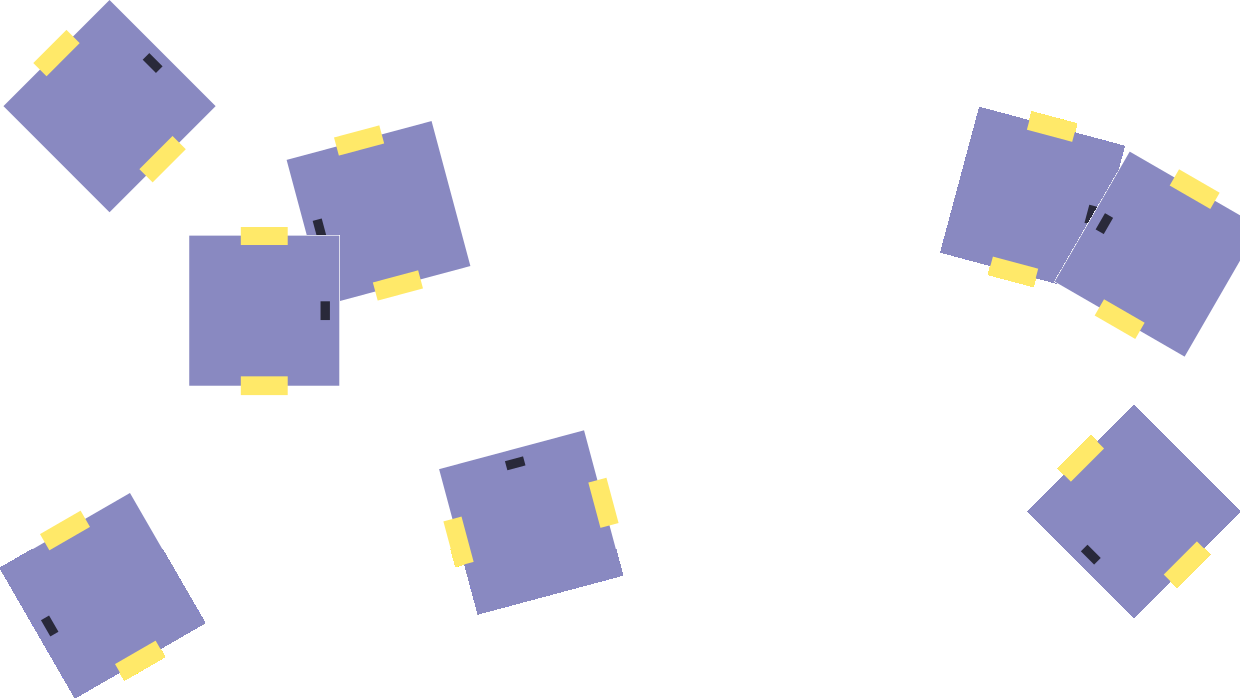
#> input picture example/r.png, 1240 x 698 px
$ python test_cv2.py
#> lines starting #> are read from the running program, lines starting #| are printed output that depends on the picture; after the words box and inside, x2 and y2 are one past the last pixel; in counts of white or black regions, pixels touching at a corner belong together
### brief_cv2.py
import cv2
from dataclasses import dataclass
from typing import Any, Dict
import functools
import hashlib
from numpy import ndarray

@dataclass
class Bag:
    eval_func: Any
    context: Any = None

    def __call__(self, *args, **kwargs):
        return self.eval_func(self.context, *args, **kwargs)

@dataclass
class HashableNDArrayContainer:
    ndarray: ndarray

    # [5 lines left out: function __hash__, not called in this run]


namespace_morph = lambda: [
    *{
        "m_" + name.removeprefix("MORPH_").lower(): Bag(lambda ctx, img, *a, **k: cv2.morphologyEx(img, ctx['type'], *a, **k), {'type': cv2.__dict__[name]}) for name in cv2.__dict__ if name.startswith("MORPH_")
    }.items(),
    *{
        "m_erode": lambda *args, **kwargs: cv2.erode(*args, **kwargs),
        "m_dilate": lambda *args, **kwargs: cv2.dilate(*args, **kwargs),
    }.items()
]
namespace_color = lambda: [
    *{
        "c_" + name.removeprefix("COLOR_").lower().replace('2', "_to_"): Bag(lambda ctx, img, *a, **k: cv2.cvtColor(img, ctx['type'], *a, **k), {'type': cv2.__dict__[name]}) for name in cv2.__dict__ if name.startswith("COLOR_")
    }.items(),
    *{
        "c_red": (0, 0, 255),
        "c_green": (0, 255, 0),
        "c_blue": (255, 0, 0)
    }.items()
]
namespace_threshold = lambda: [
    *{
        "t_" + name.removeprefix("THRESH_").lower(): Bag(lambda ctx, img, *a, **k: cv2.threshold(img, *a, **k, type=ctx['type'])[1], {'type': cv2.__dict__[name]}) for name in cv2.__dict__ if name.startswith("THRESH_")
    }.items()
]
namespace_contours = lambda: [
    *{
        "fc": lambda *args, **kwargs: cv2.findContours(*args, mode=cv2.RETR_LIST, method=cv2.CHAIN_APPROX_SIMPLE, **kwargs)[0],
        "fc_nonapprox": lambda *args, **kwargs: cv2.findContours(*args, mode=cv2.RETR_LIST, method=cv2.CHAIN_APPROX_NONE, **kwargs)[0],
        "br_xy": lambda *args, **kwargs: (lambda r: ((r[0], r[1]), (r[0] + r[2], r[1] + r[3])))(cv2.boundingRect(*args, **kwargs))
    }.items(),
]
namespace_cache = lambda: [
    *{
        "contourArea": lambda arr: functools.lru_cache()(cv2.contourArea)(HashableNDArrayContainer(arr)).ndarray
    }.items()
]

# [4 lines left out: function create_namespace, not called in this run]

class Namespaces:
    color = namespace_color
    morph = namespace_morph
    threshold = namespace_threshold
    contours = namespace_contours
    all = [namespace_color, namespace_morph, namespace_threshold, namespace_contours]

def flatten(l):
    return [item for sublist in l for item in sublist]

def using(*namespaces):
    for i in flatten([
            i() for i in namespaces
        ]):
        setattr(cv2, i[0], i[1])


### brief_builtins.py
from enum import Enum

class ComparisonFunctionResult:
    first = 0
    second = 1


def _comparison_function_min(first, second):
    return ComparisonFunctionResult.first is first < second

def _comparison_function_max(first, second):
    return ComparisonFunctionResult.first is first > second

def search_with_key( __iterable, key, comp_func):
    goal_pair = None
    for i in __iterable:
        i_key = key(i)
        if goal_pair is None:
            goal_pair = (i, i_key)
        elif comp_func(goal_pair[1], i_key) == ComparisonFunctionResult.second:
            goal_pair = (i, i_key)
    return goal_pair

def min_with_key( __iterable, key):
    return search_with_key(__iterable, key, _comparison_function_min)

def max_with_key( __iterable, key):
    return search_with_key(__iterable, key, _comparison_function_max)

def min_key( __iterable, key):
    return search_with_key(__iterable, key, _comparison_function_min)[1]

def max_key( __iterable, key):
    return search_with_key(__iterable, key, _comparison_function_max)[1]

### example/test_cv2.py
# The example of using BriefCV2 lib.
# In this example we detect not bumped robots.

import cv2
import numpy as np

from brief_cv2 import Namespaces as n, using
from brief_builtins import min_key

using(*n.all)

img = cv2.imread("r.png")
#> img is the input picture: shape (698, 1240, 3); mean B, G, R 240.2, 231.3, 231.7
gray = cv2.c_bgr_to_gray(img)
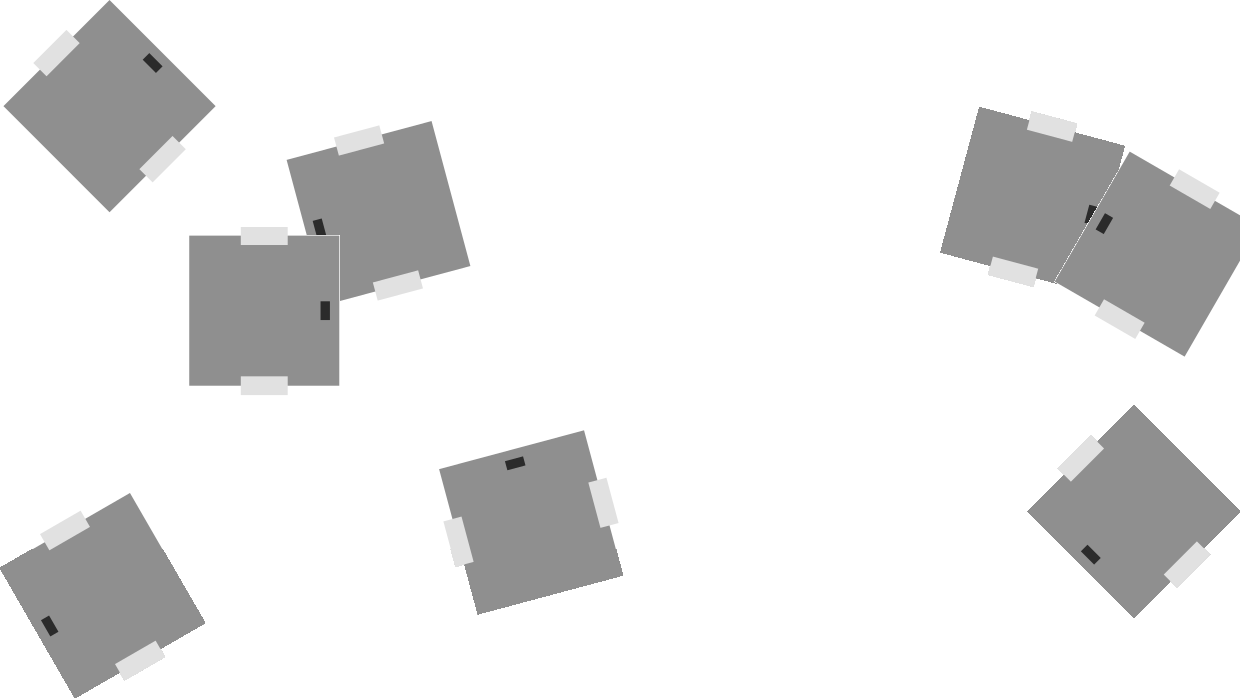
#> gray: shape (698, 1240); min 43, max 255, mean 232.4
bin = cv2.t_binary_inv(gray, 200, 255)
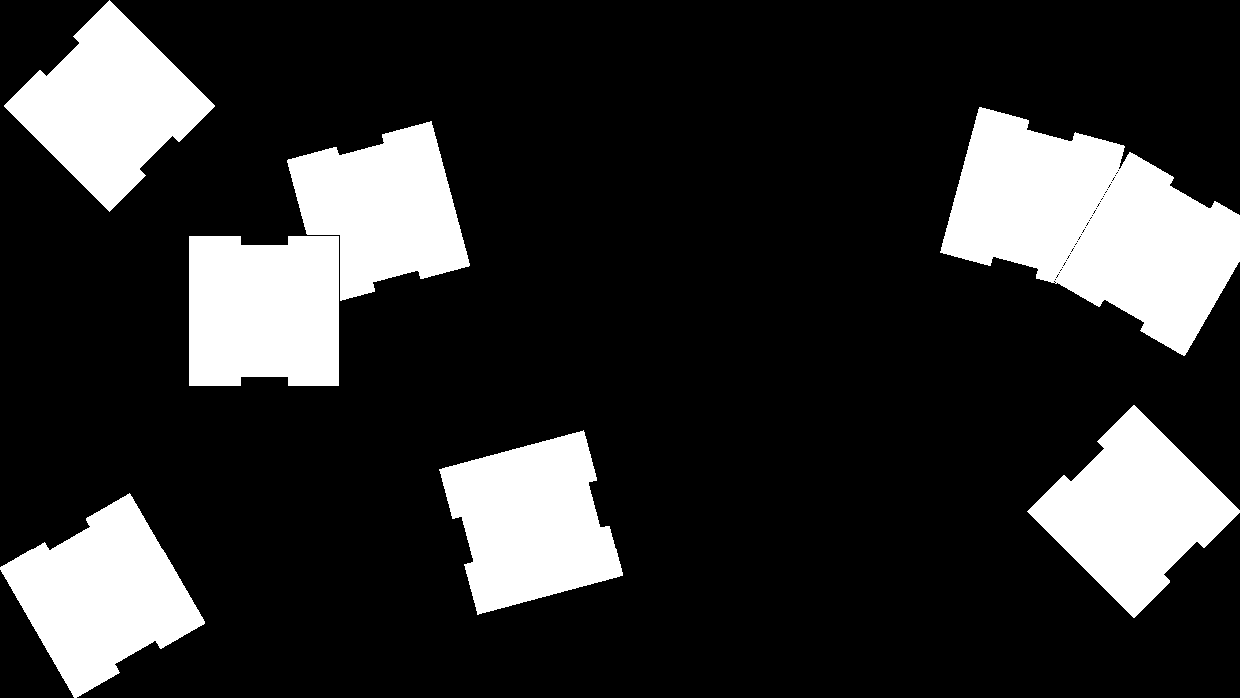
#> bin: shape (698, 1240); 19.6% white; 7 white regions, largest, box (x1, y1, x2, y2) and area: (940, 107, 1240, 356) 41018, (1027, 405, 1240, 618) 21972, (0, 493, 205, 698) 21895
bin = cv2.m_close(bin, np.ones([5, 5]))
#> bin: shape (698, 1240); 19.7% white; 6 white regions

cnts = cv2.fc_nonapprox(bin)
#> cnts = 6 contours; box (x1, y1, x2, y2) and area: (189, 121, 470, 386) 41262, (940, 107, 1240, 356) 40746, (1027, 405, 1240, 618) 21768, (0, 493, 205, 698) 21650, (439, 430, 623, 615) 21496, (4, 0, 215, 212) 21413
min_area = min_key(cnts, cv2.contourArea)
#> the loop in search_with_key, `for i in __iterable:` made 6 passes
#> i_key on passes 1 to 6: 21650, 21496.5, 21768, 41262, 40746.5, 21413
#> after the loop in search_with_key, `for i in __iterable:`: goal_pair = 2 items, first 2: contour of 552 points, box (x1, y1, x2, y2) (0, 493, 205, 698), area 21650, 21650
#> min_area = 21650
cnts = [c for c in cnts if cv2.contourArea(c) / min_area < 1.2]
#> cnts = 4 contours; box (x1, y1, x2, y2) and area: (1027, 405, 1240, 618) 21768, (0, 493, 205, 698) 21650, (439, 430, 623, 615) 21496, (4, 0, 215, 212) 21413
[cv2.rectangle(img, *cv2.br_xy(c), cv2.c_blue, 2) for c in cnts]

cv2.drawContours(img, cnts, -1, cv2.c_red, 2)
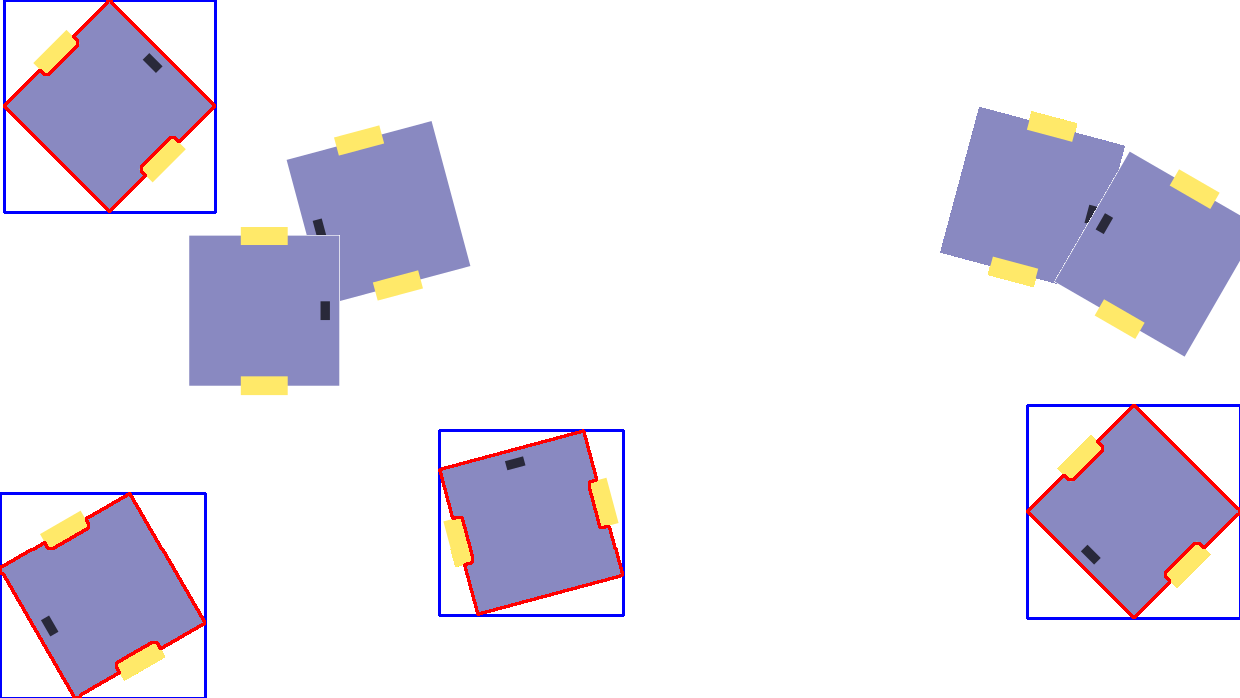
#> img: shape (698, 1240, 3); mean B, G, R 238.1, 227.1, 230
cv2.imshow("img", img)
cv2.waitKey()
